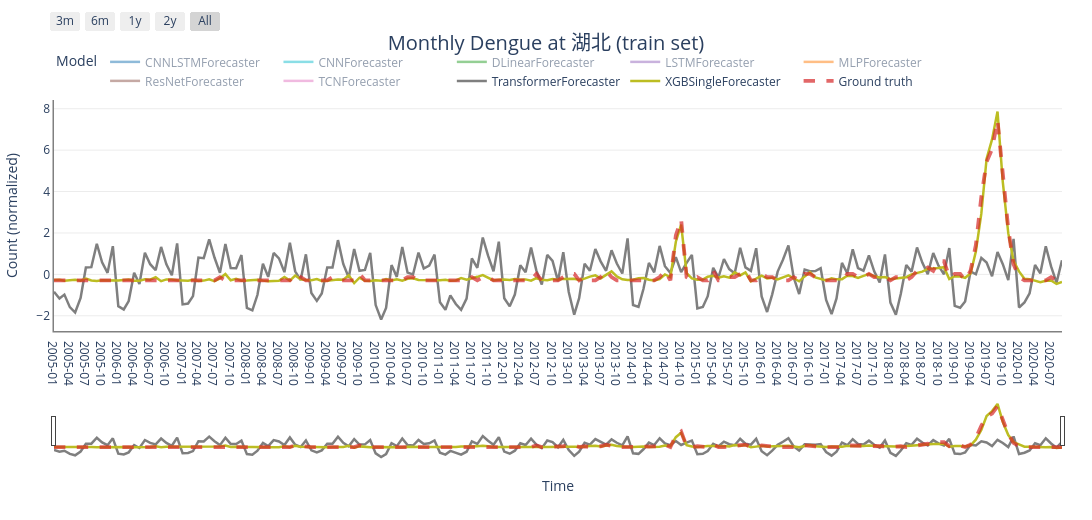

The cell this chart's notebook holds for it:
### Code cell
import pandas as pd
import plotly.graph_objects as go
import numpy as np 
# 保证时间列是 datetime
plot_df = plot_df.copy()
plot_df = plot_df.groupby("Model").apply(lambda x: x.assign(Count = lambda y:(y['Count'] - y['Count'].mean())/ y['Count'].std())).reset_index(drop=False)
plot_df["Time"] = pd.to_datetime(plot_df["Time"])

color_map = {
    "Ground truth": "#D62728", # #D62728
    "CNNLSTMForecaster": "#1F77B4",
    "CNNForecaster": "#17BECF",
    "DLinearForecaster": "#2CA02C",
    "LSTMForecaster": "#9467BD",
    "MLPForecaster": "#FF7F0E",
    "ResNetForecaster": "#8C564B",
    "TCNForecaster": "#E377C2",
    "TransformerForecaster": "#7F7F7F",
    "XGBSingleForecaster": "#BCBD22", # BCBD22
}

dash_map = {
    "Ground truth": "dash",
    "CNNLSTMForecaster": "solid",
    "CNNForecaster": "solid",
    "DLinearForecaster": "solid",
    "LSTMForecaster": "solid",
    "MLPForecaster": "solid",
    "ResNetForecaster": "solid",
    "TCNForecaster": "solid",
    "TransformerForecaster": "solid",
    "XGBSingleForecaster": "solid",
}

model_order = [

    "CNNLSTMForecaster",
    "CNNForecaster",
    "DLinearForecaster",
    "LSTMForecaster",
    "MLPForecaster",
    "ResNetForecaster",
    "TCNForecaster",
    "TransformerForecaster",
    "XGBSingleForecaster",
    "Ground truth",
]

fig = go.Figure()

for model in model_order:
    sub_df = plot_df[plot_df["Model"] == model].sort_values("Time")
    if sub_df.empty:
        continue

    is_gt = model == "Ground truth"

    fig.add_trace(
        go.Scatter(
            x=sub_df["Time"],
            y=sub_df["Count"],
            mode="lines",
            name=model,
            visible=True if model in ["Ground truth", "TransformerForecaster", "XGBSingleForecaster"] else "legendonly",
            line=dict(
                color=color_map.get(model, "#444444"),
                width=3.8 if is_gt else 2.5,
                dash=dash_map.get(model, "solid"),
            ),
            opacity=.7 if is_gt else 1,
            hovertemplate=(
                f"<b>{model}</b><br>"
                "Time: %{x|%Y-%m}<br>"
                "Count: %{y:.3f}<extra></extra>"
            ),
        )
    )

fig.update_layout(
    template="plotly_white",
    width=1400,
    height=520,
    hovermode="x unified",
    legend=dict(
        title="Model",
        orientation="h",
        yanchor="bottom",
        y=1.02,
        xanchor="left",
        x=0,
        bgcolor="rgba(255,255,255,0.85)",
    ),
    margin=dict(l=50, r=30, t=70, b=60),
)

fig.update_xaxes(
    title_text="Time",
    showgrid=False,
    gridcolor="rgba(0,0,0,0.08)",
    showline=True,
    linecolor = 'grey',
    linewidth = 1.5,
    tickformat="%Y-%m",
    dtick="M3",  # 每3个月一个刻度，月度数据更清晰
    rangeslider=dict(visible=True),
    rangeselector=dict(
        x=0,
        xanchor="left",
        y=1.3,
        buttons=[
            dict(count=3, label="3m", step="month", stepmode="backward"),
            dict(count=6, label="6m", step="month", stepmode="backward"),
            dict(count=12, label="1y", step="month", stepmode="backward"),
            dict(count=24, label="2y", step="month", stepmode="backward"),
            dict(step="all", label="All"),
        ]
    ),
)

fig.update_yaxes(
    title_text="Count (normalized)",
    showgrid=True,
    showline=True,
    linecolor = 'grey',
    linewidth = 1.5,

    gridcolor="rgba(0,0,0,0.08)",
    zeroline=False,
)
fig.update_layout(
    title=dict(
        text=f"Monthly {DiseaseName} at {CityName} ({DatasetName} set)",
        x=0.5,
        xanchor="center",
        font=dict(size=20)
    )
)


fig.show(config={
    "scrollZoom": True,
    "displaylogo": False,
    "doubleClick": "reset",
    "responsive": True,
})

### Figure 1 — Plotly figure (JSON) as saved in the notebook; plotly's stock layout.template omitted (floating-point values rounded to 4 significant figures; data arrays with more than 128 entries replaced by an {"elided": "..."} marker saying what was removed)
{"data": [{"hovertemplate": "<b>CNNLSTMForecaster</b><br>Time: %{x|%Y-%m}<br>Count: %{y:.3f}<extra></extra>", "line": {"color": "#1F77B4", "dash": "solid", "width": 2.5}, "mode": "lines", "name": "CNNLSTMForecaster", "opacity": 1, "type": "scatter", "visible": "legendonly", "x": {"elided": "189 str values"}, "y": {"elided": "189 float values"}}, {"hovertemplate": "<b>CNNForecaster</b><br>Time: %{x|%Y-%m}<br>Count: %{y:.3f}<extra></extra>", "line": {"color": "#17BECF", "dash": "solid", "width": 2.5}, "mode": "lines", "name": "CNNForecaster", "opacity": 1, "type": "scatter", "visible": "legendonly", "x": {"elided": "189 str values"}, "y": {"elided": "189 float values"}}, {"hovertemplate": "<b>DLinearForecaster</b><br>Time: %{x|%Y-%m}<br>Count: %{y:.3f}<extra></extra>", "line": {"color": "#2CA02C", "dash": "solid", "width": 2.5}, "mode": "lines", "name": "DLinearForecaster", "opacity": 1, "type": "scatter", "visible": "legendonly", "x": {"elided": "189 str values"}, "y": {"elided": "189 float values"}}, {"hovertemplate": "<b>LSTMForecaster</b><br>Time: %{x|%Y-%m}<br>Count: %{y:.3f}<extra></extra>", "line": {"color": "#9467BD", "dash": "solid", "width": 2.5}, "mode": "lines", "name": "LSTMForecaster", "opacity": 1, "type": "scatter", "visible": "legendonly", "x": {"elided": "189 str values"}, "y": {"elided": "189 float values"}}, {"hovertemplate": "<b>MLPForecaster</b><br>Time: %{x|%Y-%m}<br>Count: %{y:.3f}<extra></extra>", "line": {"color": "#FF7F0E", "dash": "solid", "width": 2.5}, "mode": "lines", "name": "MLPForecaster", "opacity": 1, "type": "scatter", "visible": "legendonly", "x": {"elided": "189 str values"}, "y": {"elided": "189 float values"}}, {"hovertemplate": "<b>ResNetForecaster</b><br>Time: %{x|%Y-%m}<br>Count: %{y:.3f}<extra></extra>", "line": {"color": "#8C564B", "dash": "solid", "width": 2.5}, "mode": "lines", "name": "ResNetForecaster", "opacity": 1, "type": "scatter", "visible": "legendonly", "x": {"elided": "189 str values"}, "y": {"elided": "189 float values"}}, {"hovertemplate": "<b>TCNForecaster</b><br>Time: %{x|%Y-%m}<br>Count: %{y:.3f}<extra></extra>", "line": {"color": "#E377C2", "dash": "solid", "width": 2.5}, "mode": "lines", "name": "TCNForecaster", "opacity": 1, "type": "scatter", "visible": "legendonly", "x": {"elided": "189 str values"}, "y": {"elided": "189 float values"}}, {"hovertemplate": "<b>TransformerForecaster</b><br>Time: %{x|%Y-%m}<br>Count: %{y:.3f}<extra></extra>", "line": {"color": "#7F7F7F", "dash": "solid", "width": 2.5}, "mode": "lines", "name": "TransformerForecaster", "opacity": 1, "type": "scatter", "visible": true, "x": {"elided": "189 str values"}, "y": {"elided": "189 float values"}}, {"hovertemplate": "<b>XGBSingleForecaster</b><br>Time: %{x|%Y-%m}<br>Count: %{y:.3f}<extra></extra>", "line": {"color": "#BCBD22", "dash": "solid", "width": 2.5}, "mode": "lines", "name": "XGBSingleForecaster", "opacity": 1, "type": "scatter", "visible": true, "x": {"elided": "189 str values"}, "y": {"elided": "189 float values"}}, {"hovertemplate": "<b>Ground truth</b><br>Time: %{x|%Y-%m}<br>Count: %{y:.3f}<extra></extra>", "line": {"color": "#D62728", "dash": "dash", "width": 3.8}, "mode": "lines", "name": "Ground truth", "opacity": 0.7, "type": "scatter", "visible": true, "x": {"elided": "189 str values"}, "y": {"elided": "189 float values"}}], "layout": {"height": 520, "hovermode": "x unified", "legend": {"bgcolor": "rgba(255,255,255,0.85)", "orientation": "h", "title": {"text": "Model"}, "x": 0, "xanchor": "left", "y": 1.02, "yanchor": "bottom"}, "margin": {"b": 60, "l": 50, "r": 30, "t": 70}, "title": {"font": {"size": 20}, "text": "Monthly Dengue at 湖北 (train set)", "x": 0.5, "xanchor": "center"}, "width": 1400, "xaxis": {"dtick": "M3", "gridcolor": "rgba(0,0,0,0.08)", "linecolor": "grey", "linewidth": 1.5, "rangeselector": {"buttons": [{"count": 3, "label": "3m", "step": "month", "stepmode": "backward"}, {"count": 6, "label": "6m", "step": "month", "stepmode": "backward"}, {"count": 12, "label": "1y", "step": "month", "stepmode": "backward"}, {"count": 24, "label": "2y", "step": "month", "stepmode": "backward"}, {"label": "All", "step": "all"}], "x": 0, "xanchor": "left", "y": 1.3}, "rangeslider": {"visible": true}, "showgrid": false, "showline": true, "tickformat": "%Y-%m", "title": {"text": "Time"}}, "yaxis": {"gridcolor": "rgba(0,0,0,0.08)", "linecolor": "grey", "linewidth": 1.5, "showgrid": true, "showline": true, "title": {"text": "Count (normalized)"}, "zeroline": false}}}
